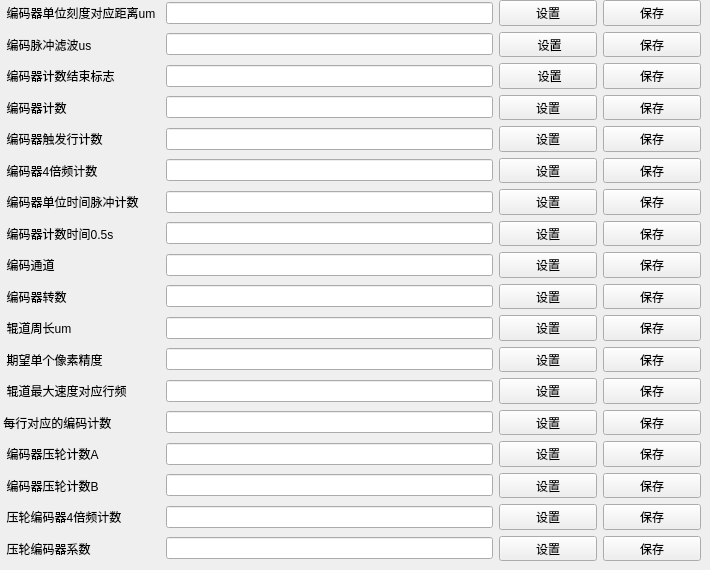
       <widget class="QWidget" name="EncoderParam">
        <attribute name="title">
         <string>编码器参数</string>
        </attribute>
        <widget class="QWidget" name="layoutWidget">
         <property name="geometry">
          <rect>
           <x>0</x>
           <y>0</y>
           <width>701</width>
           <height>561</height>
          </rect>
         </property>
         <layout class="QGridLayout" name="gridLayout_6">
          <item row="0" column="0">
           <widget class="QLabel" name="EncodeUnitToDistLB">
            <property name="minimumSize">
             <size>
              <width>160</width>
              <height>0</height>
             </size>
            </property>
            <property name="text">
             <string>  编码器单位刻度对应距离um</string>
            </property>
           </widget>
          </item>
          <item row="0" column="1">
           <widget class="QLineEdit" name="EncodeUnitToDistLE"/>
          </item>
          <item row="0" column="2">
           <widget class="QPushButton" name="EncodeUnitToDistSetBT">
            <property name="minimumSize">
             <size>
              <width>98</width>
              <height>0</height>
             </size>
            </property>
            <property name="text">
             <string>设置</string>
            </property>
           </widget>
          </item>
          <item row="0" column="3">
           <widget class="QPushButton" name="EncodeUnitToDistSaveBT">
            <property name="minimumSize">
             <size>
              <width>98</width>
              <height>0</height>
             </size>
            </property>
            <property name="text">
             <string>保存</string>
            </property>
           </widget>
          </item>
          <item row="1" column="0">
           <widget class="QLabel" name="EncodePulseFilterUsLB">
            <property name="text">
             <string>  编码脉冲滤波us</string>
            </property>
           </widget>
          </item>
          <item row="1" column="1">
           <widget class="QLineEdit" name="EncodePulseFilterUsLE"/>
          </item>
          <item row="1" column="2">
           <widget class="QPushButton" name="EncodePulseFilterUsSetBT">
            <property name="text">
             <string> 设置</string>
            </property>
           </widget>
          </item>
          <item row="1" column="3">
           <widget class="QPushButton" name="EncodePulseFilterUsSaveBT">
            <property name="text">
             <string>保存</string>
            </property>
           </widget>
          </item>
          <item row="2" column="0">
           <widget class="QLabel" name="EncodeCountEndFlagLB">
            <property name="text">
             <string>  编码器计数结束标志</string>
            </property>
           </widget>
          </item>
          <item row="2" column="1">
           <widget class="QLineEdit" name="EncodeCountEndFlagLE"/>
          </item>
          <item row="2" column="2">
           <widget class="QPushButton" name="EncodeCountEndFlagSetBT">
            <property name="text">
             <string> 设置</string>
            </property>
           </widget>
          </item>
          <item row="2" column="3">
           <widget class="QPushButton" name="EncodeCountEndFlagSaveBT">
            <property name="text">
             <string>保存</string>
            </property>
           </widget>
          </item>
          <item row="3" column="0">
           <widget class="QLabel" name="EncodeCountLB">
            <property name="text">
             <string>  编码器计数</string>
            </property>
           </widget>
          </item>
          <item row="3" column="1">
           <widget class="QLineEdit" name="EncodeCountLE"/>
          </item>
          <item row="3" column="2">
           <widget class="QPushButton" name="EncodeCountSetBT">
            <property name="text">
             <string>设置</string>
            </property>
           </widget>
          </item>
          <item row="3" column="3">
           <widget class="QPushButton" name="EncodeCountSaveBT">
            <property name="text">
             <string>保存</string>
            </property>
           </widget>
          </item>
          <item row="4" column="0">
           <widget class="QLabel" name="EncodeTriggerRowCountLB">
            <property name="text">
             <string>  编码器触发行计数</string>
            </property>
           </widget>
          </item>
          <item row="4" column="1">
           <widget class="QLineEdit" name="EncodeTriggerRowCountLE"/>
          </item>
          <item row="4" column="2">
           <widget class="QPushButton" name="EncodeTriggerRowCountSetBT">
            <property name="text">
             <string>设置</string>
            </property>
           </widget>
          </item>
          <item row="4" column="3">
           <widget class="QPushButton" name="EncodeTriggerRowCountSaveBT">
            <property name="text">
             <string>保存</string>
            </property>
           </widget>
          </item>
          <item row="5" column="0">
           <widget class="QLabel" name="Encode4FrequencyMultiplierCountLB">
            <property name="text">
             <string>  编码器4倍频计数</string>
            </property>
           </widget>
          </item>
          <item row="5" column="1">
           <widget class="QLineEdit" name="Encode4FrequencyMultiplierCountLE"/>
          </item>
          <item row="5" column="2">
           <widget class="QPushButton" name="Encode4FrequencyMultiplierCountSetBT">
            <property name="text">
             <string>设置</string>
            </property>
           </widget>
          </item>
          <item row="5" column="3">
           <widget class="QPushButton" name="Encode4FrequencyMultiplierCountSaveBT">
            <property name="text">
             <string>保存</string>
            </property>
           </widget>
          </item>
          <item row="6" column="0">
           <widget class="QLabel" name="EncodeUnitTimePulseCountLB">
            <property name="text">
             <string>  编码器单位时间脉冲计数</string>
            </property>
           </widget>
          </item>
          <item row="6" column="1">
           <widget class="QLineEdit" name="EncodeUnitTimePulseCountLE"/>
          </item>
          <item row="6" column="2">
           <widget class="QPushButton" name="EncodeUnitTimePulseCountSetBT">
            <property name="text">
             <string>设置</string>
            </property>
           </widget>
          </item>
          <item row="6" column="3">
           <widget class="QPushButton" name="EncodeUnitTimePulseCountSaveBT">
            <property name="text">
             <string>保存</string>
            </property>
           </widget>
          </item>
          <item row="7" column="0">
           <widget class="QLabel" name="EncodeCountTimeHalfSecondLB">
            <property name="text">
             <string>  编码器计数时间0.5s</string>
            </property>
           </widget>
          </item>
          <item row="7" column="1">
           <widget class="QLineEdit" name="EncodeCountTimeHalfSecondLE"/>
          </item>
          <item row="7" column="2">
           <widget class="QPushButton" name="EncodeCountTimeHalfSecondSetBT">
            <property name="text">
             <string>设置</string>
            </property>
           </widget>
          </item>
          <item row="7" column="3">
           <widget class="QPushButton" name="EncodeCountTimeHalfSecondSaveBT">
            <property name="text">
             <string>保存</string>
            </property>
           </widget>
          </item>
          <item row="8" column="0">
           <widget class="QLabel" name="EncodeChannelLB">
            <property name="text">
             <string>  编码通道</string>
            </property>
           </widget>
          </item>
          <item row="8" column="1">
           <widget class="QLineEdit" name="EncodeChannelLE"/>
          </item>
          <item row="8" column="2">
           <widget class="QPushButton" name="EncodeChannelSetBT">
            <property name="text">
             <string>设置</string>
            </property>
           </widget>
          </item>
          <item row="8" column="3">
           <widget class="QPushButton" name="EncodeChannelSaveBT">
            <property name="text">
             <string>保存</string>
            </property>
           </widget>
          </item>
          <item row="9" column="0">
           <widget class="QLabel" name="EncodeRevolutionLB">
            <property name="text">
             <string>  编码器转数</string>
            </property>
           </widget>
          </item>
          <item row="9" column="1">
           <widget class="QLineEdit" name="EncodeRevolutionLE"/>
          </item>
          <item row="9" column="2">
           <widget class="QPushButton" name="EncodeRevolutionSetBT">
            <property name="text">
             <string>设置</string>
            </property>
           </widget>
          </item>
          <item row="9" column="3">
           <widget class="QPushButton" name="EncodeRevolutionSaveBT">
            <property name="text">
             <string>保存</string>
            </property>
           </widget>
          </item>
          <item row="10" column="0">
           <widget class="QLabel" name="RollerPerimeterUmLB">
            <property name="text">
             <string>  辊道周长um</string>
            </property>
           </widget>
          </item>
          <item row="10" column="1">
           <widget class="QLineEdit" name="RollerPerimeterUmLE"/>
          </item>
          <item row="10" column="2">
           <widget class="QPushButton" name="RollerPerimeterUmSetBT">
            <property name="text">
             <string>设置</string>
            </property>
           </widget>
          </item>
          <item row="10" column="3">
           <widget class="QPushButton" name="RollerPerimeterUmSaveBT">
            <property name="text">
             <string>保存</string>
            </property>
           </widget>
          </item>
          <item row="11" column="0">
           <widget class="QLabel" name="ExpectSinglePixelAccuracyLB">
            <property name="text">
             <string>  期望单个像素精度</string>
            </property>
           </widget>
          </item>
          <item row="11" column="1">
           <widget class="QLineEdit" name="ExpectSinglePixelAccuracyLE"/>
          </item>
          <item row="11" column="2">
           <widget class="QPushButton" name="ExpectSinglePixelAccuracySetBT">
            <property name="text">
             <string>设置</string>
            </property>
           </widget>
          </item>
          <item row="11" column="3">
           <widget class="QPushButton" name="ExpectSinglePixelAccuracySaveBT">
            <property name="text">
             <string>保存</string>
            </property>
           </widget>
          </item>
          <item row="12" column="0">
           <widget class="QLabel" name="RollerMaxSpeedToRowCountLB">
            <property name="text">
             <string>  辊道最大速度对应行频</string>
            </property>
           </widget>
          </item>
          <item row="12" column="1">
           <widget class="QLineEdit" name="RollerMaxSpeedToRowCountLE"/>
          </item>
          <item row="12" column="2">
           <widget class="QPushButton" name="RollerMaxSpeedToRowCountSetBT">
            <property name="text">
             <string>设置</string>
            </property>
           </widget>
          </item>
          <item row="12" column="3">
           <widget class="QPushButton" name="RollerMaxSpeedToRowCountSaveBT">
            <property name="text">
             <string>保存</string>
            </property>
           </widget>
          </item>
          <item row="13" column="0">
           <widget class="QLabel" name="EveryRowToEncodeCountLB">
            <property name="text">
             <string> 每行对应的编码计数</string>
            </property>
           </widget>
          </item>
          <item row="13" column="1">
           <widget class="QLineEdit" name="EveryRowToEncodeCountLE"/>
          </item>
          <item row="13" column="2">
           <widget class="QPushButton" name="EveryRowToEncodeCountSetBT">
            <property name="text">
             <string>设置</string>
            </property>
           </widget>
          </item>
          <item row="13" column="3">
           <widget class="QPushButton" name="EveryRowToEncodeCountSaveBT">
            <property name="text">
             <string>保存</string>
            </property>
           </widget>
          </item>
          <item row="14" column="0">
           <widget class="QLabel" name="EncodePressureWheelCountALB">
            <property name="text">
             <string>  编码器压轮计数A</string>
            </property>
           </widget>
          </item>
          <item row="14" column="1">
           <widget class="QLineEdit" name="EncodePressureWheelCountALE"/>
          </item>
          <item row="14" column="2">
           <widget class="QPushButton" name="EncodePressureWheelCountASetBT">
            <property name="text">
             <string>设置</string>
            </property>
           </widget>
          </item>
          <item row="14" column="3">
           <widget class="QPushButton" name="EncodePressureWheelCountASaveBT">
            <property name="text">
             <string>保存</string>
            </property>
           </widget>
          </item>
          <item row="15" column="0">
           <widget class="QLabel" name="EncodePressureWheelCountBLB">
            <property name="text">
             <string>  编码器压轮计数B</string>
            </property>
           </widget>
          </item>
          <item row="15" column="1">
           <widget class="QLineEdit" name="EncodePressureWheelCountBLE"/>
          </item>
          <item row="15" column="2">
           <widget class="QPushButton" name="EncodePressureWheelCountBSetBT">
            <property name="text">
             <string>设置</string>
            </property>
           </widget>
          </item>
          <item row="15" column="3">
           <widget class="QPushButton" name="EncodePressureWheelCountBSaveBT">
            <property name="text">
             <string>保存</string>
            </property>
           </widget>
          </item>
          <item row="16" column="0">
           <widget class="QLabel" name="PressureWheel4FrequencyMutliperLB">
            <property name="text">
             <string>  压轮编码器4倍频计数</string>
            </property>
           </widget>
          </item>
          <item row="16" column="1">
           <widget class="QLineEdit" name="PressureWheel4FrequencyMutliperLE"/>
          </item>
          <item row="16" column="2">
           <widget class="QPushButton" name="PressureWheel4FrequencyMutliperSetBT">
            <property name="text">
             <string>设置</string>
            </property>
           </widget>
          </item>
          <item row="16" column="3">
           <widget class="QPushButton" name="PressureWheel4FrequencyMutliperSaveBT">
            <property name="text">
             <string>保存</string>
            </property>
           </widget>
          </item>
          <item row="17" column="0">
           <widget class="QLabel" name="PressureEncodecoefficientLB">
            <property name="text">
             <string>  压轮编码器系数</string>
            </property>
           </widget>
          </item>
          <item row="17" column="1">
           <widget class="QLineEdit" name="PressureEncodecoefficientLE"/>
          </item>
          <item row="17" column="2">
           <widget class="QPushButton" name="PressureEncodecoefficientSetBT">
            <property name="text">
             <string>设置</string>
            </property>
           </widget>
          </item>
          <item row="17" column="3">
           <widget class="QPushButton" name="PressureEncodecoefficientSaveBT">
            <property name="text">
             <string>保存</string>
            </property>
           </widget>
          </item>
         </layout>
        </widget>
       </widget>
